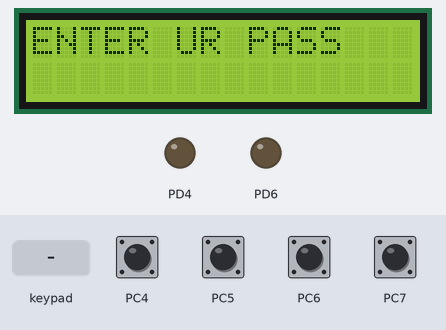
The program below on a simulated ATmega328P, built with avr-gcc and emulated at 16 MHz. Parts: 16×2 character LCD, output pins drawn as LEDs (lit = HIGH). Wiring (inferred from the signals the program sends): 4×4 keypad with keys 1 2 3 A 4 5 6 B 7 8 9 C * 0 # D: rows PB0, PB1, PB2, PB3; columns PC0, PC1, PC2, PC3; character LCD (HD44780): RS PD5; E PD7; data PD0, PD1, PD2, PD3. The inputs (shaded band) are chosen by the test bench; at power-on: PC4–7 HIGH. Pins used as bus, display or sensor lines are not drawn.

Above: at 1.2 s.
1.3 s: keypad keys 1 2 3 4 pressed 0.4 s apart
At 2.49 s:
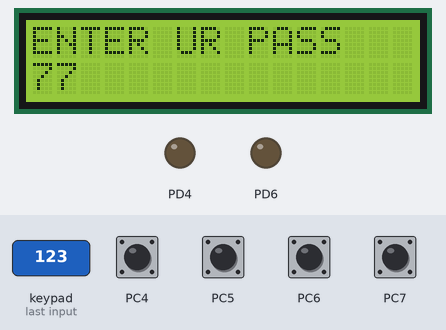
4.4 s: key '2' pressed
At 5.1 s:
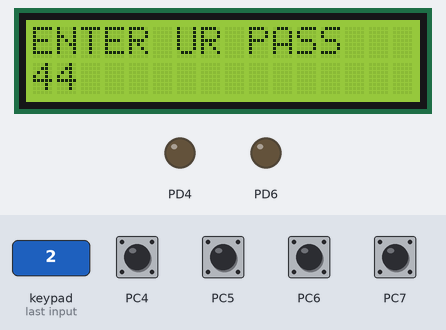
6.1 s: key '1' pressed
At 6.25 s:
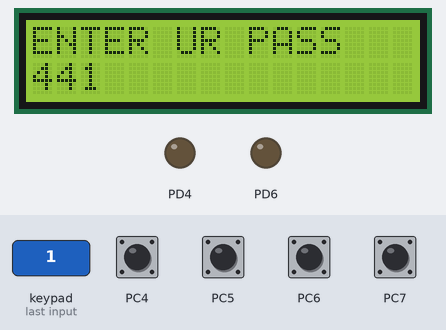
7.8 s: keypad keys 1 3 9 7 pressed 0.4 s apart
At 8.98 s:
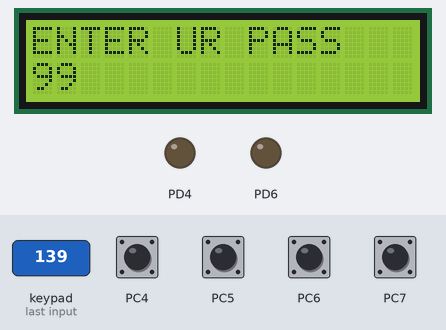
Timing chart, 0 to 10.8 s (numbered marks = the images above; inputs shaded):
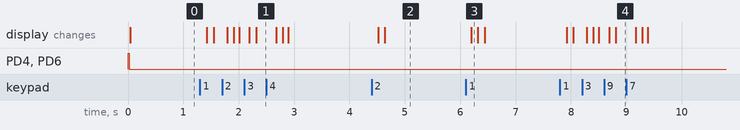

Measured:
- after the input at 1.3 s, the display: first changes after 0.13 s (image 1 shows a later state)
- after the input at 4.4 s, the display: first changes after 0.12 s (image 2 shows a later state)
- after the input at 6.1 s, the display: changes after 0.10 s (image 3)
- after the input at 7.8 s, the display: first changes after 0.12 s (image 4 shows a later state)

The program:

main.c
```c
#include <avr/io.h>
#define F_CPU 16000000UL
#include <util/delay.h>
#include "LCD.h"
#include "keypad.h"
#include "debounce_kp.h"

// COnnection of pins
// LCD PORT D

char ENTER[] = "ENTER UR PASS";
char correct[] = "Correct Password";
char wrong[] = "Wrong Password";

char PASSWORD[] = "1234";

int main(void)
{
	int i=0;
	LCD_Init(16);
	char checkPASSWORD[4] ;
	while (1)
	{

		LCD_Clear();
		LCD_GoToXY(0,0);
		LCD_PutStr(ENTER);
		while (i < 4)
		{
			char x = keypad_scan();
			_delay_ms(60);
			if ( x =='1')
			{
				checkPASSWORD[i] = '1';

				LCD_GoToXY(i,1);
				LCD_PutChar('1');
				i++;
			}
			if ( x =='2')
			{
				checkPASSWORD[i] = '2';

				LCD_GoToXY(i,1);
				LCD_PutChar('2');
				i++;
			}
			if ( x =='3')
			{
				checkPASSWORD[i] = '3';

				LCD_GoToXY(i,1);
				LCD_PutChar('3');
				i++;
			}
	     	if ( x =='4')
	     	{
		     	checkPASSWORD[i] = '4';

		     	LCD_GoToXY(i,1);
		     	LCD_PutChar('4');
		     	i++;
	     	}
			if ( x =='5')
			{
				checkPASSWORD[i] = '5';

				LCD_GoToXY(i,1);
				LCD_PutChar('5');
				i++;
			}
	     	if ( x =='6')
	     	{
		     	checkPASSWORD[i] = '6';

		     	LCD_GoToXY(i,1);
		     	LCD_PutChar('6');
		     	i++;
	     	}
			if ( x =='7')
			{
				checkPASSWORD[i] = '7';

				LCD_GoToXY(i,1);
				LCD_PutChar('7');
				i++;
			}
			if ( x =='8')
			{
				checkPASSWORD[i] = '8';

				LCD_GoToXY(i,1);
				LCD_PutChar('8');
				i++;
			}
			if ( x =='9')
			{
				checkPASSWORD[i] = '9';

				LCD_GoToXY(i,1);
				LCD_PutChar('9');
				i++;
			}
				if ( x =='0')
				{
					checkPASSWORD[i] = '0';

					LCD_GoToXY(i,1);
					LCD_PutChar('0');
					i++;
				}

			_delay_ms(60);


		}


			if ( PASSWORD[0] == checkPASSWORD[0] && PASSWORD[1] == checkPASSWORD[1] && PASSWORD[2] == checkPASSWORD[2] && PASSWORD[3] == checkPASSWORD[3] )
			{
				LCD_Clear();
				LCD_GoToXY(0,0);
				LCD_PutStr(correct);
				PORTD=0b00010000;
				_delay_ms(20);
				i = 0;
			}

			if ( PASSWORD[0] != checkPASSWORD[0] || PASSWORD[1] != checkPASSWORD[1] || PASSWORD[2] != checkPASSWORD[2] || PASSWORD[3] != checkPASSWORD[3] )
			{
				LCD_Clear();
				LCD_GoToXY(0,0);
				LCD_PutStr(wrong);
				_delay_ms(20);
				i=0;
			}

	}

}
```

debounce_kp.h
```c
#ifndef DEBOUNCE_KP_H_
#define DEBOUNCE_KP_H_

#include <avr/io.h>
#define F_CPU 16000000UL
#include <util/delay.h>

volatile int button;

static inline void debounce(int Row){

	static int count = 0;
	static int button_state = 0;
	int current_state = (~INPUT_PIN & (1<<Row)) != 0;

	if (current_state != button_state)
	{
		 count++;

		if (count >= 10) {

			button_state = current_state;
			if (current_state != 0) button = 1;
			count = 0;
		}
	}
	else count = 0; 

}

#endif
```

LCD.c
```c
#include "LCD.h"
char columnCount;
char lastPOSy;

void lcd_reset()
{
	    lcd_port_dir=0XFF;
        lcd_port = 0xFF;
        _delay_ms(20);
        lcd_port = 0x03+LCD_EN;
        lcd_port = 0x03;
        _delay_ms(10);
        lcd_port = 0x03+LCD_EN;
        lcd_port = 0x03;
        _delay_ms(1);
        lcd_port = 0x03+LCD_EN;
        lcd_port = 0x03;
        _delay_ms(1);
        lcd_port = 0x02+LCD_EN;
        lcd_port = 0x02;
        _delay_ms(1);
}

void LCD_Init(void)
{
	columnCount= 16;
	lastPOSy=0;
        lcd_reset();         // Call LCD reset
        lcd_cmd(0x28);       // 4-bit mode - 2 line - 5x7 font.
        lcd_cmd(0x0c);       // Display no cursor - no blink.
        lcd_cmd(0x06);       // Automatic Increment - No Display shift.
        lcd_cmd(0x80);       // Address DDRAM with 0 offset 80h.
 }
 void lcd_cmd (char cmd)
{
        lcd_port = ((cmd >> 4) & 0x0F)|LCD_EN;
        lcd_port = ((cmd >> 4) & 0x0F);

        lcd_port = (cmd & 0x0F)|LCD_EN;
        lcd_port = (cmd & 0x0F);

        _delay_us(200);
        _delay_us(200);
}

void lcd_data (unsigned char dat)
{
        lcd_port = (((dat >> 4) & 0x0F)|LCD_EN|LCD_RS);
        lcd_port = (((dat >> 4) & 0x0F)|LCD_RS);

        lcd_port = ((dat & 0x0F)|LCD_EN|LCD_RS);
        lcd_port = ((dat & 0x0F)|LCD_RS);

        _delay_us(200);
        _delay_us(200);
        }
void LCD_GoToXY(char posX,char posY)
{
    if (posY==0 )
        lcd_cmd((1<<7)+0x00+posX);
    else
	{
        lcd_cmd((1<<7)+0x40+posX);
	lastPOSy=1;
	}
		_delay_us(40);
}

void LCD_Clear(void)
{
	lcd_cmd(0x01);
	_delay_ms(2);
	lcd_cmd(0x02);
	_delay_ms(2);
}

void LCD_PutChar(unsigned char data)
{
	lcd_data(data);
}

void LCD_PutStr( char *str)
{
	unsigned char i=0;

	while(*(str+i)!='\0'&&i<columnCount)
	{
	lcd_data(str[i]);
	i++;
	}
	if (i>columnCount-1&&lastPOSy==0)
	{
		i=columnCount;
		LCD_GoToXY(0,1);

	while(*(str+i)!='\0')
	{
	lcd_data(str[i]);
	i++;
	}
	}

}

void LCD_PutConst(const char *str)
{
	unsigned char i=0;

	while(*(str+i)!='\0'&&i<columnCount)
	{
	lcd_data(str[i]);
	i++;
	}
	if (i>columnCount-1&&lastPOSy==0)
	{
		i=columnCount;
		LCD_GoToXY(0,1);

	while(*(str+i)!='\0')
	{
	lcd_data(str[i]);
	i++;
	}
	}
}

void LCD_Custom_Char (unsigned char loc, unsigned char *msg)
{
	unsigned char i;
	if(loc<8)
	{
		lcd_cmd (0x40 + (loc*8));	/* Command 0x40 and onwards forces the device to point CGRAM address */
		for(i=0;i<8;i++)	/* Write 8 byte for generation of 1 character */
		LCD_PutChar(msg[i]);
	}
}
```

LCD.h
```c
#ifndef F_CPU
#define F_CPU 16000000UL // 16 MHz clock speed
#endif

#include <util/delay.h>
#include <avr/io.h>
#include <stdlib.h>

//Macros for reconfigurations
#define lcd_port PORTD
#define lcd_port_dir DDRD
#define LCD_RS      0x20
#define LCD_EN      0x80

// Functions Prototypes
void lcd_reset ();
void LCD_Init ();
void lcd_cmd (char cmd);
void lcd_data (unsigned char dat);
void LCD_GoToXY (char posX,char posY);
void LCD_Clear (void);
void LCD_PutChar (unsigned char data);
void LCD_PutStr (char *str);
void LCD_PutConst (const char *str);
void LCD_Custom_Char (unsigned char loc, unsigned char *msg);
```

keypad.c
```c
#include "keypad.h"
#include "debounce_kp.h"

// masking the key presses according to the layout
char key [4][4] = {
	{'1','2','3','A'},
	{'4','5','6','B'},
	{'7','8','9','C'},
	{'*','0','#','D'}
};

char keypad_scan(){
	INPUT_PORT_DIRECTION &=~0xFF;//rows as inputs
	OUTPUT_PORT_DIRECTION &=~0xFF;//columns
	INPUR_PORT|=0xFF;

	for(int i=0;i<4;i++)
	{
		OUTPUT_PORT_DIRECTION |=(1<<i);
		OUTPUT_PORT &=~(1<<i); // Moves on the columns and puts 0 according to the turn

		for(int j=0;j<4;j++)
		{
			if( (INPUT_PIN & 1<<j) == 0) // checks if input from rows is also 0 (Active Low)
			{
				debounce(j);
				while(button==0) debounce(j); //handling long press on key in the function
				return key[j][i];
			}

		}
		OUTPUT_PORT_DIRECTION &=~0xFF; // Resets all port output to 1

	}

	return ' '; // clear the buffer key press to avoid condition mishandling
}
```

keypad.h
```c
#ifndef KEYPAD_H_
#define KEYPAD_H_

//Macros for configuration
#define INPUT_PORT_DIRECTION	DDRC
#define INPUR_PORT				PORTC
#define INPUT_PIN				PINC
#define OUTPUT_PORT_DIRECTION	DDRB
#define OUTPUT_PORT				PORTB


char keypad_scan();

#endif
```
